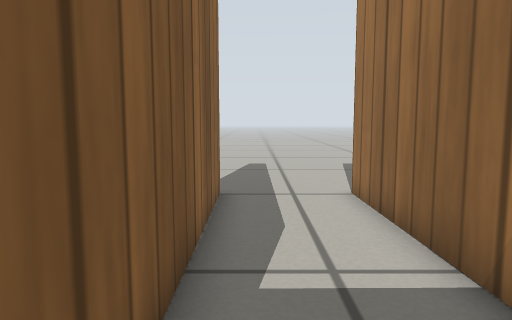
[1] (above)

16 first-person views from a walk through a world built for the Gazebo simulator. The camera is 0.38 m above the floor, tilts 6° down and sees 70° across. The floor is counted in squares, 0.2 m on a side. Each view is taken from the middle of a square. On the plan, view 1 faces up. The plan holds only what a view shows up to about 18 squares ahead; the rest is blank. Simple patterns stand in for the simulator's built-in surfaces.

[2]
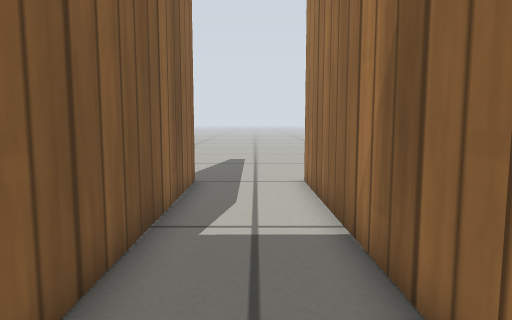

[3]
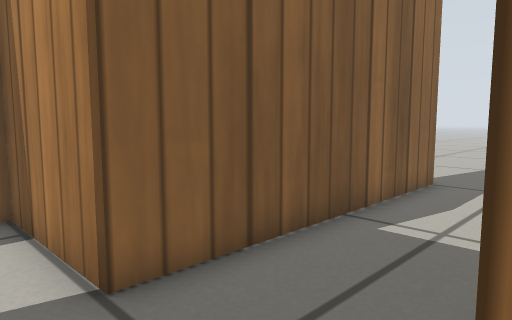

[4]
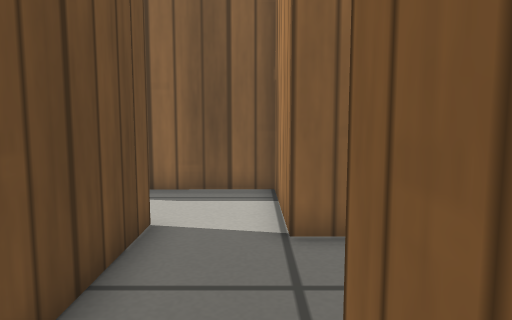

[5]
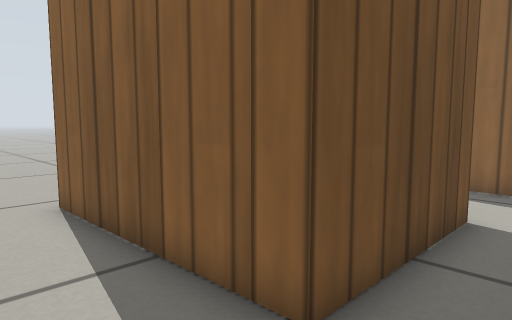

[6]
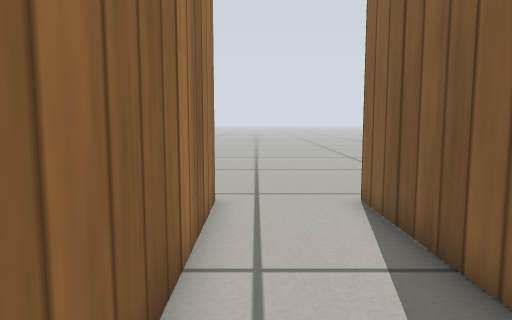

[7]
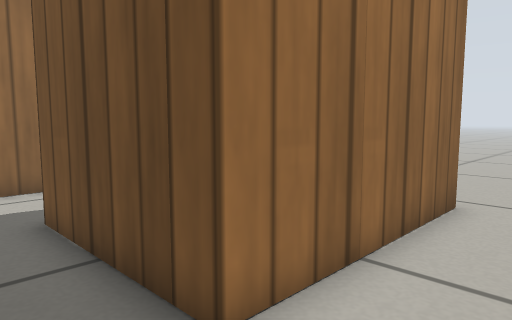

[8]
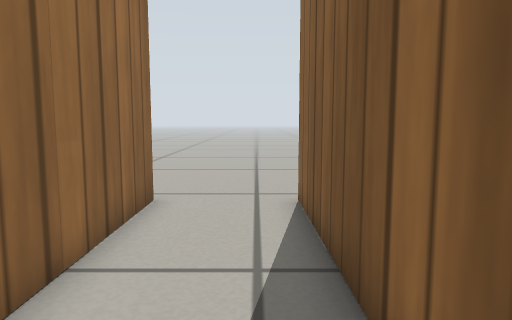

[9]
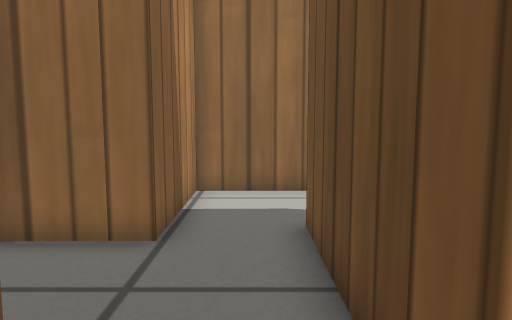

[10]
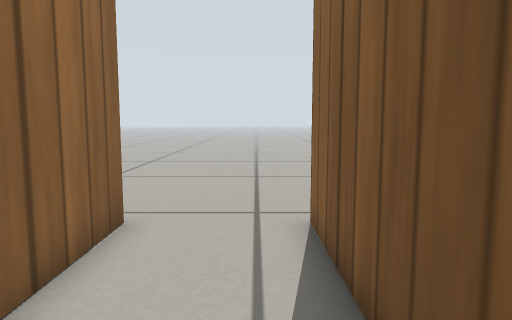

[11]
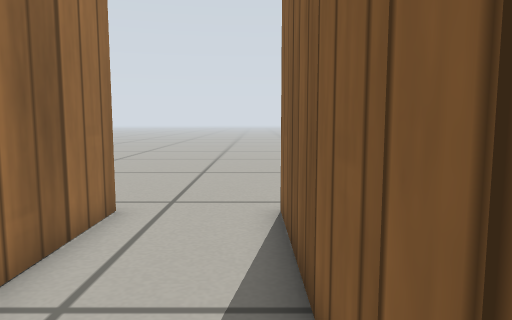

[12]
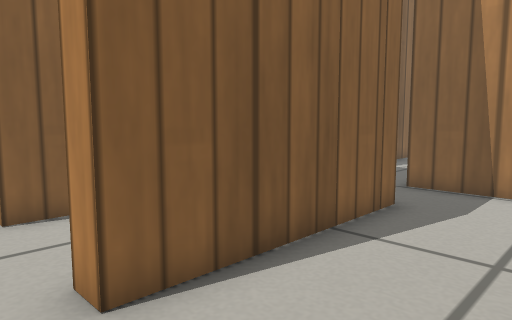

[13]
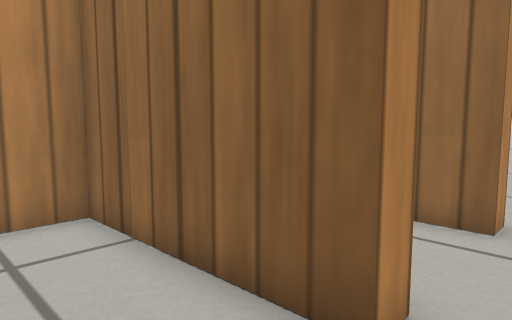

[14]
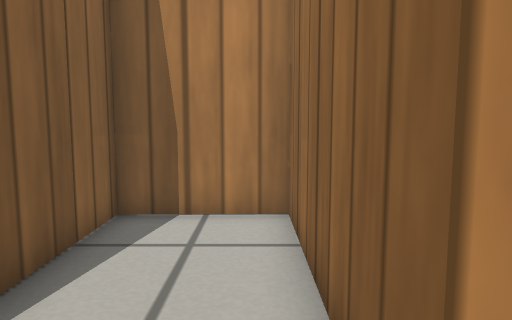

[15]
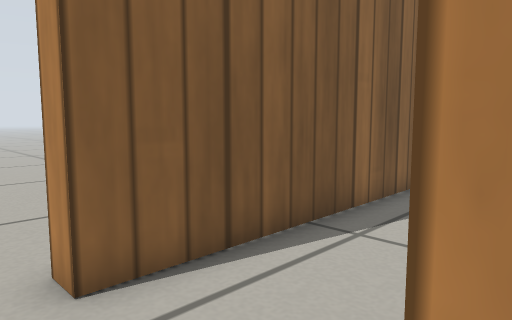

[16]
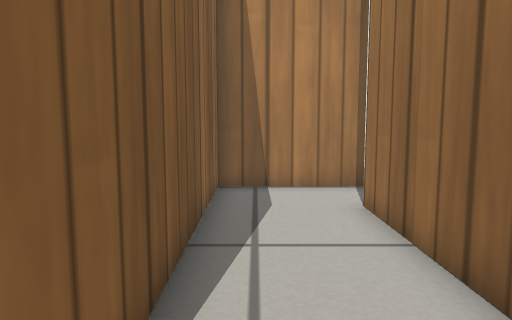

### Floor plan
Points are (right, up) in squares from view 1. A wall is a line through its corners. A room is listed if a view was taken in it or the views show most of it. See-through windows are left out.
Room 1 (views 1, 2, 3, 4, 5, 6, 7, 8, 9, 10, 11, 13, 14, 15, 16)
walls: (2.7, -3.7) (-0.8, -3.7) (-0.8, -9.7) (-1.5, -9.7) (-1.6, -2.9) (3.4, -2.9) (3.5, -9.6) (2.7, -9.7) (2.7, -3.7); (7, -9.6) (6.9, -0.4) (2.6, -0.4) (2.6, 9.7); (-0.9, 9.7) (-0.9, -0.4) (-5.1, -0.5) (-5, -9.7) (-5.8, -9.7)
ways out: opening at (3, 10.5) to room 2; opening at (7.5, -10.5) to room 2; opening at (-5.5, -10.5); opening at (-1.5, 10.5)
Room 2 (view 12)
walls: (7.8, -9.6) (7, -9.6)
ways out: opening at (3, 10.5) to room 1; opening at (7.5, -10.5) to room 1

Positions as (right, up) in squares from view 1, and headings:
1: (0, 0), facing up
2: (1, -2), facing up
3: (3, -2), facing up-left
4: (5, -1), facing left
5: (6, -1), facing down-left
6: (6, -1), facing down
7: (-4, -1), facing down-right
8: (-4, -1), facing down
9: (-3, -2), facing right
10: (-4, -3), facing down
11: (4, -2), facing down
12: (7, -11), facing up-left
13: (0, -11), facing up-right
14: (2, -11), facing up
15: (-1, -11), facing up-left
16: (-4, -11), facing up
